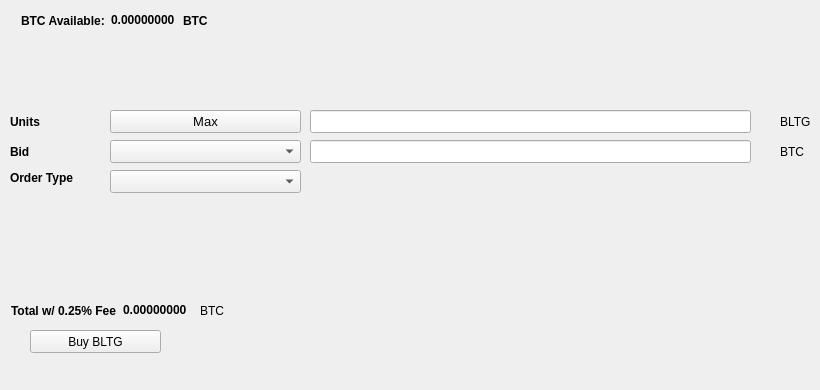
   <widget class="QWidget" name="BuyTab">
    <attribute name="title">
     <string>Buy</string>
    </attribute>
    <widget class="QPushButton" name="BuyBLTG">
     <property name="geometry">
      <rect>
       <x>30</x>
       <y>330</y>
       <width>131</width>
       <height>23</height>
      </rect>
     </property>
     <property name="text">
      <string>Buy BLTG</string>
     </property>
     <property name="icon">
      <iconset resource="../bltg.qrc">
       <normaloff>:/icons/bitcoin</normaloff>:/icons/bitcoin</iconset>
     </property>
    </widget>
    <widget class="QLabel" name="label_3">
     <property name="geometry">
      <rect>
       <x>10</x>
       <y>110</y>
       <width>46</width>
       <height>23</height>
      </rect>
     </property>
     <property name="font">
      <font>
       <weight>75</weight>
       <bold>true</bold>
      </font>
     </property>
     <property name="text">
      <string>Units</string>
     </property>
    </widget>
    <widget class="QLineEdit" name="UnitsInput">
     <property name="geometry">
      <rect>
       <x>310</x>
       <y>110</y>
       <width>441</width>
       <height>23</height>
      </rect>
     </property>
     <property name="font">
      <font>
       <pointsize>9</pointsize>
       <weight>75</weight>
       <bold>true</bold>
      </font>
     </property>
    </widget>
    <widget class="QLineEdit" name="BuyBidPriceEdit">
     <property name="geometry">
      <rect>
       <x>310</x>
       <y>140</y>
       <width>441</width>
       <height>23</height>
      </rect>
     </property>
     <property name="font">
      <font>
       <pointsize>9</pointsize>
       <weight>75</weight>
       <bold>true</bold>
      </font>
     </property>
    </widget>
    <widget class="QLabel" name="label_4">
     <property name="geometry">
      <rect>
       <x>780</x>
       <y>110</y>
       <width>31</width>
       <height>23</height>
      </rect>
     </property>
     <property name="text">
      <string>BLTG</string>
     </property>
    </widget>
    <widget class="QLabel" name="label_5">
     <property name="geometry">
      <rect>
       <x>780</x>
       <y>140</y>
       <width>31</width>
       <height>23</height>
      </rect>
     </property>
     <property name="text">
      <string>BTC</string>
     </property>
    </widget>
    <widget class="QLabel" name="label_6">
     <property name="geometry">
      <rect>
       <x>10</x>
       <y>140</y>
       <width>46</width>
       <height>23</height>
      </rect>
     </property>
     <property name="font">
      <font>
       <weight>75</weight>
       <bold>true</bold>
      </font>
     </property>
     <property name="text">
      <string>Bid</string>
     </property>
    </widget>
    <widget class="QLabel" name="label_7">
     <property name="geometry">
      <rect>
       <x>10</x>
       <y>170</y>
       <width>91</width>
       <height>16</height>
      </rect>
     </property>
     <property name="font">
      <font>
       <weight>75</weight>
       <bold>true</bold>
      </font>
     </property>
     <property name="text">
      <string>Order Type</string>
     </property>
    </widget>
    <widget class="QPushButton" name="Buy_Max_Amount">
     <property name="geometry">
      <rect>
       <x>110</x>
       <y>110</y>
       <width>191</width>
       <height>23</height>
      </rect>
     </property>
     <property name="font">
      <font>
       <pointsize>10</pointsize>
      </font>
     </property>
     <property name="text">
      <string>Max</string>
     </property>
    </widget>
    <widget class="QComboBox" name="BuyBidcomboBox">
     <property name="geometry">
      <rect>
       <x>110</x>
       <y>140</y>
       <width>191</width>
       <height>23</height>
      </rect>
     </property>
     <property name="font">
      <font>
       <pointsize>10</pointsize>
      </font>
     </property>
    </widget>
    <widget class="QComboBox" name="buyOrdertypeCombo">
     <property name="geometry">
      <rect>
       <x>110</x>
       <y>170</y>
       <width>191</width>
       <height>23</height>
      </rect>
     </property>
     <property name="font">
      <font>
       <pointsize>10</pointsize>
      </font>
     </property>
    </widget>
    <widget class="QWidget" name="layoutWidget1">
     <property name="geometry">
      <rect>
       <x>21</x>
       <y>11</y>
       <width>227</width>
       <height>19</height>
      </rect>
     </property>
     <layout class="QHBoxLayout" name="horizontalLayout_3">
      <item>
       <widget class="QLabel" name="label232">
        <property name="font">
         <font>
          <weight>75</weight>
          <bold>true</bold>
         </font>
        </property>
        <property name="text">
         <string>BTC Available:</string>
        </property>
       </widget>
      </item>
      <item>
       <widget class="QLabel" name="BtcAvailableLbl">
        <property name="palette">
         <palette>
          <active>
           <colorrole role="WindowText">
            <brush brushstyle="SolidPattern">
             <color alpha="255">
              <red>0</red>
              <green>0</green>
              <blue>0</blue>
             </color>
            </brush>
           </colorrole>
           <colorrole role="Button">
            <brush brushstyle="SolidPattern">
             <color alpha="255">
              <red>0</red>
              <green>170</green>
              <blue>0</blue>
             </color>
            </brush>
           </colorrole>
           <colorrole role="Light">
            <brush brushstyle="SolidPattern">
             <color alpha="255">
              <red>0</red>
              <green>255</green>
              <blue>0</blue>
             </color>
            </brush>
           </colorrole>
           <colorrole role="Midlight">
            <brush brushstyle="SolidPattern">
             <color alpha="255">
              <red>0</red>
              <green>212</green>
              <blue>0</blue>
             </color>
            </brush>
           </colorrole>
           <colorrole role="Dark">
            <brush brushstyle="SolidPattern">
             <color alpha="255">
              <red>0</red>
              <green>85</green>
              <blue>0</blue>
             </color>
            </brush>
           </colorrole>
           <colorrole role="Mid">
            <brush brushstyle="SolidPattern">
             <color alpha="255">
              <red>0</red>
              <green>113</green>
              <blue>0</blue>
             </color>
            </brush>
           </colorrole>
           <colorrole role="Text">
            <brush brushstyle="SolidPattern">
             <color alpha="255">
              <red>0</red>
              <green>170</green>
              <blue>0</blue>
             </color>
            </brush>
           </colorrole>
           <colorrole role="BrightText">
            <brush brushstyle="SolidPattern">
             <color alpha="255">
              <red>255</red>
              <green>255</green>
              <blue>255</blue>
             </color>
            </brush>
           </colorrole>
           <colorrole role="ButtonText">
            <brush brushstyle="SolidPattern">
             <color alpha="255">
              <red>0</red>
              <green>0</green>
              <blue>0</blue>
             </color>
            </brush>
           </colorrole>
           <colorrole role="Base">
            <brush brushstyle="SolidPattern">
             <color alpha="255">
              <red>255</red>
              <green>255</green>
              <blue>255</blue>
             </color>
            </brush>
           </colorrole>
           <colorrole role="Window">
            <brush brushstyle="SolidPattern">
             <color alpha="255">
              <red>0</red>
              <green>170</green>
              <blue>0</blue>
             </color>
            </brush>
           </colorrole>
           <colorrole role="Shadow">
            <brush brushstyle="SolidPattern">
             <color alpha="255">
              <red>0</red>
              <green>0</green>
              <blue>0</blue>
             </color>
            </brush>
           </colorrole>
           <colorrole role="AlternateBase">
            <brush brushstyle="SolidPattern">
             <color alpha="255">
              <red>127</red>
              <green>212</green>
              <blue>127</blue>
             </color>
            </brush>
           </colorrole>
           <colorrole role="ToolTipBase">
            <brush brushstyle="SolidPattern">
             <color alpha="255">
              <red>255</red>
              <green>255</green>
              <blue>220</blue>
             </color>
            </brush>
           </colorrole>
           <colorrole role="ToolTipText">
            <brush brushstyle="SolidPattern">
             <color alpha="255">
              <red>0</red>
              <green>0</green>
              <blue>0</blue>
             </color>
            </brush>
           </colorrole>
          </active>
          <inactive>
           <colorrole role="WindowText">
            <brush brushstyle="SolidPattern">
             <color alpha="255">
              <red>0</red>
              <green>0</green>
              <blue>0</blue>
             </color>
            </brush>
           </colorrole>
           <colorrole role="Button">
            <brush brushstyle="SolidPattern">
             <color alpha="255">
              <red>0</red>
              <green>170</green>
              <blue>0</blue>
             </color>
            </brush>
           </colorrole>
           <colorrole role="Light">
            <brush brushstyle="SolidPattern">
             <color alpha="255">
              <red>0</red>
              <green>255</green>
              <blue>0</blue>
             </color>
            </brush>
           </colorrole>
           <colorrole role="Midlight">
            <brush brushstyle="SolidPattern">
             <color alpha="255">
              <red>0</red>
              <green>212</green>
              <blue>0</blue>
             </color>
            </brush>
           </colorrole>
           <colorrole role="Dark">
            <brush brushstyle="SolidPattern">
             <color alpha="255">
              <red>0</red>
              <green>85</green>
              <blue>0</blue>
             </color>
            </brush>
           </colorrole>
           <colorrole role="Mid">
            <brush brushstyle="SolidPattern">
             <color alpha="255">
              <red>0</red>
              <green>113</green>
              <blue>0</blue>
             </color>
            </brush>
           </colorrole>
           <colorrole role="Text">
            <brush brushstyle="SolidPattern">
             <color alpha="255">
              <red>0</red>
              <green>170</green>
              <blue>0</blue>
             </color>
            </brush>
           </colorrole>
           <colorrole role="BrightText">
            <brush brushstyle="SolidPattern">
             <color alpha="255">
              <red>255</red>
              <green>255</green>
              <blue>255</blue>
             </color>
            </brush>
           </colorrole>
           <colorrole role="ButtonText">
            <brush brushstyle="SolidPattern">
             <color alpha="255">
              <red>0</red>
              <green>0</green>
              <blue>0</blue>
             </color>
            </brush>
           </colorrole>
           <colorrole role="Base">
            <brush brushstyle="SolidPattern">
             <color alpha="255">
              <red>255</red>
              <green>255</green>
              <blue>255</blue>
             </color>
            </brush>
           </colorrole>
           <colorrole role="Window">
            <brush brushstyle="SolidPattern">
             <color alpha="255">
              <red>0</red>
              <green>170</green>
              <blue>0</blue>
             </color>
            </brush>
           </colorrole>
           <colorrole role="Shadow">
            <brush brushstyle="SolidPattern">
             <color alpha="255">
              <red>0</red>
              <green>0</green>
              <blue>0</blue>
             </color>
            </brush>
           </colorrole>
           <colorrole role="AlternateBase">
            <brush brushstyle="SolidPattern">
             <color alpha="255">
              <red>127</red>
              <green>212</green>
              <blue>127</blue>
             </color>
            </brush>
           </colorrole>
           <colorrole role="ToolTipBase">
            <brush brushstyle="SolidPattern">
             <color alpha="255">
              <red>255</red>
              <green>255</green>
              <blue>220</blue>
             </color>
            </brush>
           </colorrole>
           <colorrole role="ToolTipText">
            <brush brushstyle="SolidPattern">
             <color alpha="255">
              <red>0</red>
              <green>0</green>
              <blue>0</blue>
             </color>
            </brush>
           </colorrole>
          </inactive>
          <disabled>
           <colorrole role="WindowText">
            <brush brushstyle="SolidPattern">
             <color alpha="255">
              <red>0</red>
              <green>85</green>
              <blue>0</blue>
             </color>
            </brush>
           </colorrole>
           <colorrole role="Button">
            <brush brushstyle="SolidPattern">
             <color alpha="255">
              <red>0</red>
              <green>170</green>
              <blue>0</blue>
             </color>
            </brush>
           </colorrole>
           <colorrole role="Light">
            <brush brushstyle="SolidPattern">
             <color alpha="255">
              <red>0</red>
              <green>255</green>
              <blue>0</blue>
             </color>
            </brush>
           </colorrole>
           <colorrole role="Midlight">
            <brush brushstyle="SolidPattern">
             <color alpha="255">
              <red>0</red>
              <green>212</green>
              <blue>0</blue>
             </color>
            </brush>
           </colorrole>
           <colorrole role="Dark">
            <brush brushstyle="SolidPattern">
             <color alpha="255">
              <red>0</red>
              <green>85</green>
              <blue>0</blue>
             </color>
            </brush>
           </colorrole>
           <colorrole role="Mid">
            <brush brushstyle="SolidPattern">
             <color alpha="255">
              <red>0</red>
              <green>113</green>
              <blue>0</blue>
             </color>
            </brush>
           </colorrole>
           <colorrole role="Text">
            <brush brushstyle="SolidPattern">
             <color alpha="255">
              <red>0</red>
              <green>85</green>
              <blue>0</blue>
             </color>
            </brush>
           </colorrole>
           <colorrole role="BrightText">
            <brush brushstyle="SolidPattern">
             <color alpha="255">
              <red>255</red>
              <green>255</green>
              <blue>255</blue>
             </color>
            </brush>
           </colorrole>
           <colorrole role="ButtonText">
            <brush brushstyle="SolidPattern">
             <color alpha="255">
              <red>0</red>
              <green>85</green>
              <blue>0</blue>
             </color>
            </brush>
           </colorrole>
           <colorrole role="Base">
            <brush brushstyle="SolidPattern">
             <color alpha="255">
              <red>0</red>
              <green>170</green>
              <blue>0</blue>
             </color>
            </brush>
           </colorrole>
           <colorrole role="Window">
            <brush brushstyle="SolidPattern">
             <color alpha="255">
              <red>0</red>
              <green>170</green>
              <blue>0</blue>
             </color>
            </brush>
           </colorrole>
           <colorrole role="Shadow">
            <brush brushstyle="SolidPattern">
             <color alpha="255">
              <red>0</red>
              <green>0</green>
              <blue>0</blue>
             </color>
            </brush>
           </colorrole>
           <colorrole role="AlternateBase">
            <brush brushstyle="SolidPattern">
             <color alpha="255">
              <red>0</red>
              <green>170</green>
              <blue>0</blue>
             </color>
            </brush>
           </colorrole>
           <colorrole role="ToolTipBase">
            <brush brushstyle="SolidPattern">
             <color alpha="255">
              <red>255</red>
              <green>255</green>
              <blue>220</blue>
             </color>
            </brush>
           </colorrole>
           <colorrole role="ToolTipText">
            <brush brushstyle="SolidPattern">
             <color alpha="255">
              <red>0</red>
              <green>0</green>
              <blue>0</blue>
             </color>
            </brush>
           </colorrole>
          </disabled>
         </palette>
        </property>
        <property name="font">
         <font>
          <weight>75</weight>
          <bold>true</bold>
         </font>
        </property>
        <property name="text">
         <string>0.00000000</string>
        </property>
        <property name="textInteractionFlags">
         <set>Qt::LinksAccessibleByMouse|Qt::TextSelectableByKeyboard|Qt::TextSelectableByMouse</set>
        </property>
       </widget>
      </item>
      <item>
       <widget class="QLabel" name="BtcAvailableLbl_2">
        <property name="font">
         <font>
          <weight>75</weight>
          <bold>true</bold>
         </font>
        </property>
        <property name="text">
         <string>BTC</string>
        </property>
       </widget>
      </item>
     </layout>
    </widget>
    <widget class="QWidget" name="layoutWidge2">
     <property name="geometry">
      <rect>
       <x>11</x>
       <y>301</y>
       <width>259</width>
       <height>19</height>
      </rect>
     </property>
     <layout class="QHBoxLayout" name="horizontalLayout_4">
      <item>
       <widget class="QLabel" name="label_9">
        <property name="font">
         <font>
          <weight>75</weight>
          <bold>true</bold>
         </font>
        </property>
        <property name="text">
         <string>Total w/ 0.25% Fee</string>
        </property>
       </widget>
      </item>
      <item>
       <widget class="QLabel" name="BuyCostLabel">
        <property name="palette">
         <palette>
          <active>
           <colorrole role="WindowText">
            <brush brushstyle="SolidPattern">
             <color alpha="255">
              <red>0</red>
              <green>0</green>
              <blue>0</blue>
             </color>
            </brush>
           </colorrole>
           <colorrole role="Button">
            <brush brushstyle="SolidPattern">
             <color alpha="255">
              <red>0</red>
              <green>170</green>
              <blue>0</blue>
             </color>
            </brush>
           </colorrole>
           <colorrole role="Light">
            <brush brushstyle="SolidPattern">
             <color alpha="255">
              <red>0</red>
              <green>255</green>
              <blue>0</blue>
             </color>
            </brush>
           </colorrole>
           <colorrole role="Midlight">
            <brush brushstyle="SolidPattern">
             <color alpha="255">
              <red>0</red>
              <green>212</green>
              <blue>0</blue>
             </color>
            </brush>
           </colorrole>
           <colorrole role="Dark">
            <brush brushstyle="SolidPattern">
             <color alpha="255">
              <red>0</red>
              <green>85</green>
              <blue>0</blue>
             </color>
            </brush>
           </colorrole>
           <colorrole role="Mid">
            <brush brushstyle="SolidPattern">
             <color alpha="255">
              <red>0</red>
              <green>113</green>
              <blue>0</blue>
             </color>
            </brush>
           </colorrole>
           <colorrole role="Text">
            <brush brushstyle="SolidPattern">
             <color alpha="255">
              <red>0</red>
              <green>170</green>
              <blue>0</blue>
             </color>
            </brush>
           </colorrole>
           <colorrole role="BrightText">
            <brush brushstyle="SolidPattern">
             <color alpha="255">
              <red>255</red>
              <green>255</green>
              <blue>255</blue>
             </color>
            </brush>
           </colorrole>
           <colorrole role="ButtonText">
            <brush brushstyle="SolidPattern">
             <color alpha="255">
              <red>0</red>
              <green>0</green>
              <blue>0</blue>
             </color>
            </brush>
           </colorrole>
           <colorrole role="Base">
            <brush brushstyle="SolidPattern">
             <color alpha="255">
              <red>255</red>
              <green>255</green>
              <blue>255</blue>
             </color>
            </brush>
           </colorrole>
           <colorrole role="Window">
            <brush brushstyle="SolidPattern">
             <color alpha="255">
              <red>0</red>
              <green>170</green>
              <blue>0</blue>
             </color>
            </brush>
           </colorrole>
           <colorrole role="Shadow">
            <brush brushstyle="SolidPattern">
             <color alpha="255">
              <red>0</red>
              <green>0</green>
              <blue>0</blue>
             </color>
            </brush>
           </colorrole>
           <colorrole role="AlternateBase">
            <brush brushstyle="SolidPattern">
             <color alpha="255">
              <red>127</red>
              <green>212</green>
              <blue>127</blue>
             </color>
            </brush>
           </colorrole>
           <colorrole role="ToolTipBase">
            <brush brushstyle="SolidPattern">
             <color alpha="255">
              <red>255</red>
              <green>255</green>
              <blue>220</blue>
             </color>
            </brush>
           </colorrole>
           <colorrole role="ToolTipText">
            <brush brushstyle="SolidPattern">
             <color alpha="255">
              <red>0</red>
              <green>0</green>
              <blue>0</blue>
             </color>
            </brush>
           </colorrole>
          </active>
          <inactive>
           <colorrole role="WindowText">
            <brush brushstyle="SolidPattern">
             <color alpha="255">
              <red>0</red>
              <green>0</green>
              <blue>0</blue>
             </color>
            </brush>
           </colorrole>
           <colorrole role="Button">
            <brush brushstyle="SolidPattern">
             <color alpha="255">
              <red>0</red>
              <green>170</green>
              <blue>0</blue>
             </color>
            </brush>
           </colorrole>
           <colorrole role="Light">
            <brush brushstyle="SolidPattern">
             <color alpha="255">
              <red>0</red>
              <green>255</green>
              <blue>0</blue>
             </color>
            </brush>
           </colorrole>
           <colorrole role="Midlight">
            <brush brushstyle="SolidPattern">
             <color alpha="255">
              <red>0</red>
              <green>212</green>
              <blue>0</blue>
             </color>
            </brush>
           </colorrole>
           <colorrole role="Dark">
            <brush brushstyle="SolidPattern">
             <color alpha="255">
              <red>0</red>
              <green>85</green>
              <blue>0</blue>
             </color>
            </brush>
           </colorrole>
           <colorrole role="Mid">
            <brush brushstyle="SolidPattern">
             <color alpha="255">
              <red>0</red>
              <green>113</green>
              <blue>0</blue>
             </color>
            </brush>
           </colorrole>
           <colorrole role="Text">
            <brush brushstyle="SolidPattern">
             <color alpha="255">
              <red>0</red>
              <green>170</green>
              <blue>0</blue>
             </color>
            </brush>
           </colorrole>
           <colorrole role="BrightText">
            <brush brushstyle="SolidPattern">
             <color alpha="255">
              <red>255</red>
              <green>255</green>
              <blue>255</blue>
             </color>
            </brush>
           </colorrole>
           <colorrole role="ButtonText">
            <brush brushstyle="SolidPattern">
             <color alpha="255">
              <red>0</red>
              <green>0</green>
              <blue>0</blue>
             </color>
            </brush>
           </colorrole>
           <colorrole role="Base">
            <brush brushstyle="SolidPattern">
             <color alpha="255">
              <red>255</red>
              <green>255</green>
              <blue>255</blue>
             </color>
            </brush>
           </colorrole>
           <colorrole role="Window">
            <brush brushstyle="SolidPattern">
             <color alpha="255">
              <red>0</red>
              <green>170</green>
              <blue>0</blue>
             </color>
            </brush>
           </colorrole>
           <colorrole role="Shadow">
            <brush brushstyle="SolidPattern">
             <color alpha="255">
              <red>0</red>
              <green>0</green>
              <blue>0</blue>
             </color>
            </brush>
           </colorrole>
           <colorrole role="AlternateBase">
            <brush brushstyle="SolidPattern">
             <color alpha="255">
              <red>127</red>
              <green>212</green>
              <blue>127</blue>
             </color>
            </brush>
           </colorrole>
           <colorrole role="ToolTipBase">
            <brush brushstyle="SolidPattern">
             <color alpha="255">
              <red>255</red>
              <green>255</green>
              <blue>220</blue>
             </color>
            </brush>
           </colorrole>
           <colorrole role="ToolTipText">
            <brush brushstyle="SolidPattern">
             <color alpha="255">
              <red>0</red>
              <green>0</green>
              <blue>0</blue>
             </color>
            </brush>
           </colorrole>
          </inactive>
          <disabled>
           <colorrole role="WindowText">
            <brush brushstyle="SolidPattern">
             <color alpha="255">
              <red>0</red>
              <green>85</green>
              <blue>0</blue>
             </color>
            </brush>
           </colorrole>
           <colorrole role="Button">
            <brush brushstyle="SolidPattern">
             <color alpha="255">
              <red>0</red>
              <green>170</green>
              <blue>0</blue>
             </color>
            </brush>
           </colorrole>
           <colorrole role="Light">
            <brush brushstyle="SolidPattern">
             <color alpha="255">
              <red>0</red>
              <green>255</green>
              <blue>0</blue>
             </color>
            </brush>
           </colorrole>
           <colorrole role="Midlight">
            <brush brushstyle="SolidPattern">
             <color alpha="255">
              <red>0</red>
              <green>212</green>
              <blue>0</blue>
             </color>
            </brush>
           </colorrole>
           <colorrole role="Dark">
            <brush brushstyle="SolidPattern">
             <color alpha="255">
              <red>0</red>
              <green>85</green>
              <blue>0</blue>
             </color>
            </brush>
           </colorrole>
           <colorrole role="Mid">
            <brush brushstyle="SolidPattern">
             <color alpha="255">
              <red>0</red>
              <green>113</green>
              <blue>0</blue>
             </color>
            </brush>
           </colorrole>
           <colorrole role="Text">
            <brush brushstyle="SolidPattern">
             <color alpha="255">
              <red>0</red>
              <green>85</green>
              <blue>0</blue>
             </color>
            </brush>
           </colorrole>
           <colorrole role="BrightText">
            <brush brushstyle="SolidPattern">
             <color alpha="255">
              <red>255</red>
              <green>255</green>
              <blue>255</blue>
             </color>
            </brush>
           </colorrole>
           <colorrole role="ButtonText">
            <brush brushstyle="SolidPattern">
             <color alpha="255">
              <red>0</red>
              <green>85</green>
              <blue>0</blue>
             </color>
            </brush>
           </colorrole>
           <colorrole role="Base">
            <brush brushstyle="SolidPattern">
             <color alpha="255">
              <red>0</red>
              <green>170</green>
              <blue>0</blue>
             </color>
            </brush>
           </colorrole>
           <colorrole role="Window">
            <brush brushstyle="SolidPattern">
             <color alpha="255">
              <red>0</red>
              <green>170</green>
              <blue>0</blue>
             </color>
            </brush>
           </colorrole>
           <colorrole role="Shadow">
            <brush brushstyle="SolidPattern">
             <color alpha="255">
              <red>0</red>
              <green>0</green>
              <blue>0</blue>
             </color>
            </brush>
           </colorrole>
           <colorrole role="AlternateBase">
            <brush brushstyle="SolidPattern">
             <color alpha="255">
              <red>0</red>
              <green>170</green>
              <blue>0</blue>
             </color>
            </brush>
           </colorrole>
           <colorrole role="ToolTipBase">
            <brush brushstyle="SolidPattern">
             <color alpha="255">
              <red>255</red>
              <green>255</green>
              <blue>220</blue>
             </color>
            </brush>
           </colorrole>
           <colorrole role="ToolTipText">
            <brush brushstyle="SolidPattern">
             <color alpha="255">
              <red>0</red>
              <green>0</green>
              <blue>0</blue>
             </color>
            </brush>
           </colorrole>
          </disabled>
         </palette>
        </property>
        <property name="font">
         <font>
          <weight>75</weight>
          <bold>true</bold>
         </font>
        </property>
        <property name="autoFillBackground">
         <bool>false</bool>
        </property>
        <property name="text">
         <string>0.00000000</string>
        </property>
        <property name="textInteractionFlags">
         <set>Qt::LinksAccessibleByMouse|Qt::TextSelectableByMouse</set>
        </property>
       </widget>
      </item>
      <item>
       <widget class="QLabel" name="label_10">
        <property name="font">
         <font>
          <weight>50</weight>
          <bold>false</bold>
         </font>
        </property>
        <property name="text">
         <string>BTC</string>
        </property>
       </widget>
      </item>
     </layout>
    </widget>
    <widget class="QLabel" name="label_24">
     <property name="geometry">
      <rect>
       <x>460</x>
       <y>300</y>
       <width>281</width>
       <height>81</height>
      </rect>
     </property>
     <property name="text">
      <string/>
     </property>
     <property name="pixmap">
      <pixmap>:/images/bittrex</pixmap>
     </property>
    </widget>
   </widget>
